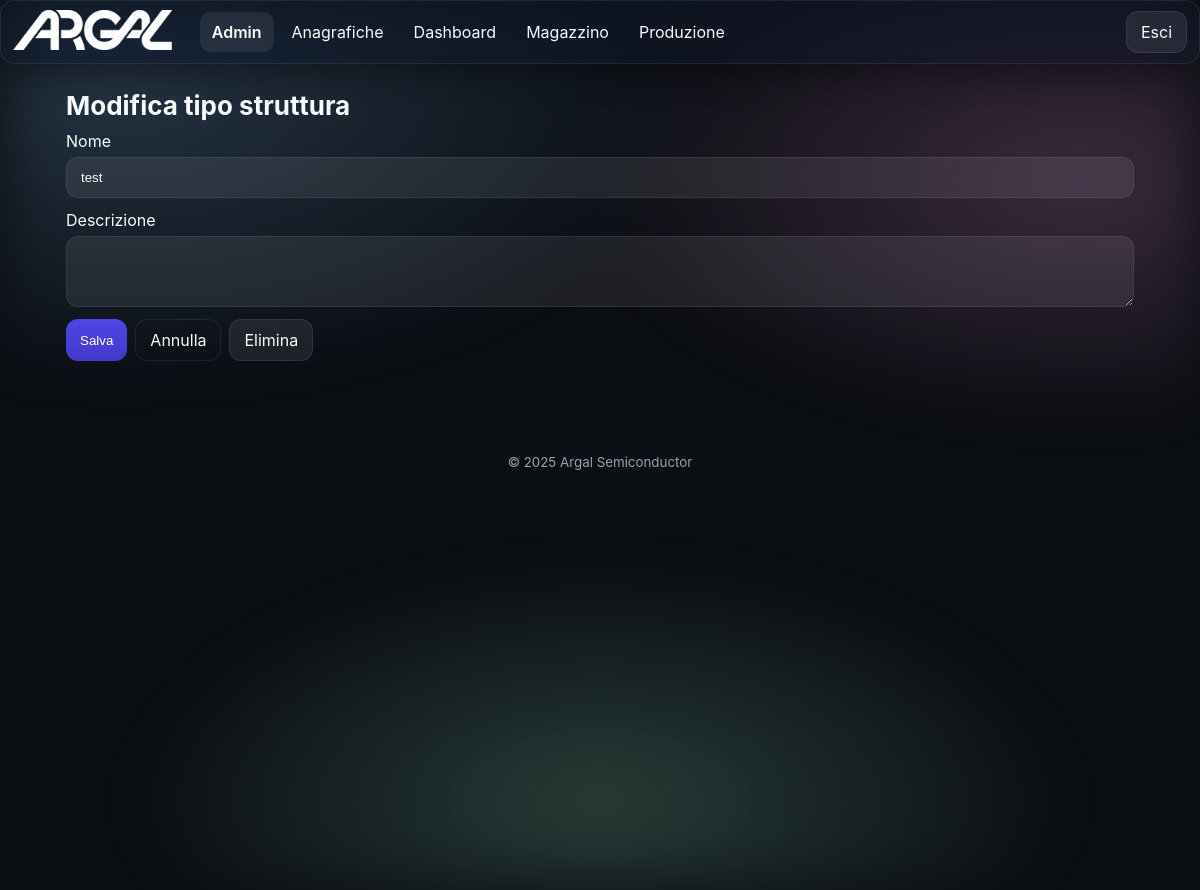
Before: /admin/structures/type/1/edit (signed in) with the older database file.
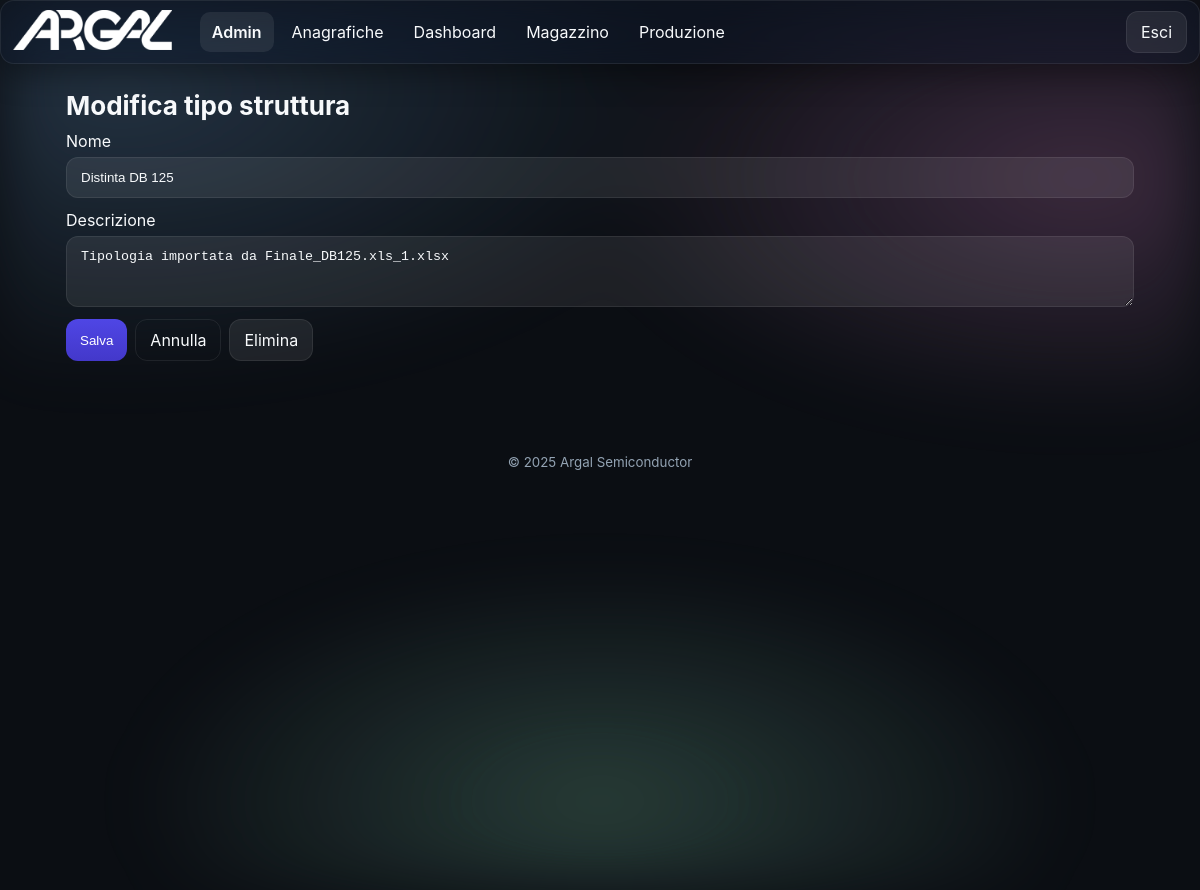
After: the same page with the newer database file.
### app/models.py (models this page shows, shortened)
class TimestampMixin(db.Model):
    __abstract__ = True
    created_at = db.Column(db.DateTime, default=datetime.utcnow)
    updated_at = db.Column(db.DateTime, default=datetime.utcnow, onupdate=datetime.utcnow)

class StructureType(TimestampMixin):
    __tablename__ = 'structure_types'
    id = db.Column(db.Integer, primary_key=True)
    name = db.Column(db.String(120), unique=True, nullable=False)
    description = db.Column(db.Text)
    fields = db.relationship('TypeField', backref='type', cascade='all, delete-orphan')
    is_assembly = db.Column(db.Boolean, default=False)
    is_part = db.Column(db.Boolean, default=False)
    is_commercial = db.Column(db.Boolean, default=False)
    default_work_phase_id = db.Column(db.Integer, db.ForeignKey('work_phases.id'), nullable=True)
    default_processing_type = db.Column(db.String(20))  # "internal" or "external"
    default_supplier_id = db.Column(db.Integer, db.ForeignKey('suppliers.id'), nullable=True)
    default_work_center_id = db.Column(db.Integer, db.ForeignKey('work_centers.id'), nullable=True)
    default_weight = db.Column(db.Float)
    default_processing_cost = db.Column(db.Float)
    default_standard_time = db.Column(db.Float)  # stored in minutes
    default_lead_time_theoretical = db.Column(db.Float)  # stored in minutes
    default_lead_time_real = db.Column(db.Float)  # stored in minutes
    default_description = db.Column(db.Text)
    default_notes = db.Column(db.Text)
    default_price_per_unit = db.Column(db.Float)
    default_minimum_order_qty = db.Column(db.Integer)
    default_stock_threshold = db.Column(db.Float)
    default_replenishment_qty = db.Column(db.Float)
    default_work_phase = db.relationship('WorkPhase', foreign_keys=[default_work_phase_id])
    default_supplier = db.relationship('Supplier', foreign_keys=[default_supplier_id])
    default_work_center = db.relationship('WorkCenter', foreign_keys=[default_work_center_id])

### app/blueprints/admin/routes.py (the view, shortened to what this page needs)
@admin_bp.route('/structures/type/<int:type_id>/edit', methods=['GET', 'POST'])
@login_required
def edit_structure_type(type_id: int):
    admin_required()
    stype = StructureType.query.get_or_404(type_id)
    suppliers = Supplier.query.order_by(Supplier.name.asc()).all()
    work_centers = WorkCenter.query.order_by(WorkCenter.name.asc()).all()
    work_phases = WorkPhase.query.order_by(WorkPhase.name.asc()).all()
    return render_template('admin/edit_structure_type.html',
                           type=stype,
                           suppliers=suppliers,
                           work_centers=work_centers,
                           work_phases=work_phases)

### app/blueprints/admin/routes.py (called while the page is built)
def admin_required():
    if not current_user.is_authenticated or not getattr(current_user, 'is_admin', False):
        abort(403)

@admin_bp.before_request
def check_admin():
    if not current_user.is_authenticated:
        return login_manager.unauthorized()
    if not current_user.is_admin:
        abort(403)

### app/models.py (called while the page is built)
@login_manager.user_loader
def load_user(user_id):
    try:
        return User.query.get(int(user_id))
    except Exception:
        return None

    @property
    def is_admin(self) -> bool:
        return self.role == 'admin'

### app/templates/admin/edit_structure_type.html (shortened to what this page needs)
{% extends 'base.html' %}
{% block content %}
<section class="section">
  <h2 class="section-title">Modifica tipo struttura</h2>
  <form method="post" class="form">
    <label class="field">
      <span>Nome</span>
      <input name="name" required value="{{ type.name }}">
    </label>
    <label class="field">
      <span>Descrizione</span>
      <textarea name="description" rows="3">{{ type.description }}</textarea>
    </label>
    <div class="form-actions" style="display:flex; gap:8px; flex-wrap:wrap;">
      <button class="btn primary" type="submit">Salva</button>
      <a class="btn ghost" href="{{ url_for('admin.structures') }}">Annulla</a>
      <a class="btn danger" href="{{ url_for('admin.delete_structure_type', type_id=type.id) }}">Elimina</a>
    </div>
  </form>
</section>
{% endblock %}

Changed rows visible on the page:
changed StructureType: name "test" → "Distinta DB 125"; description (not shown) → "Tipologia importata da Finale_DB125.xls_1.xlsx"
